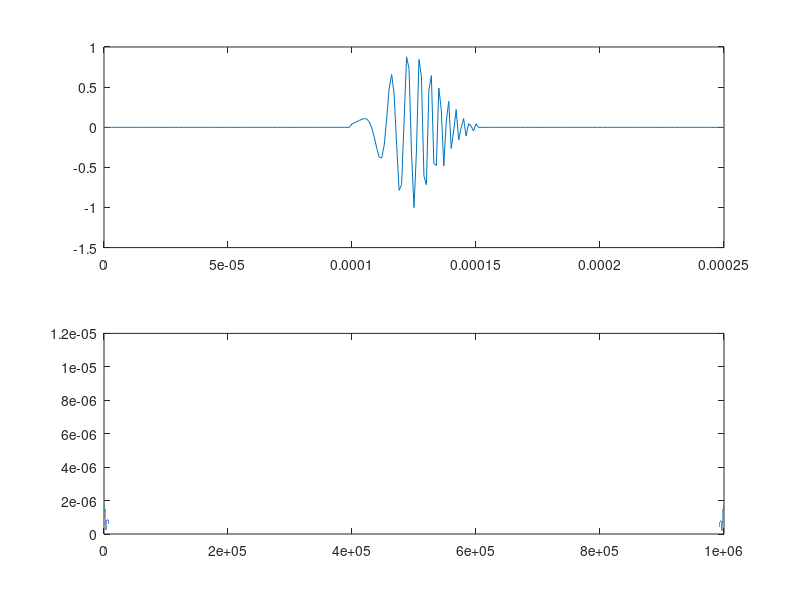

Reproduce this figure in MATLAB. (Note: this script raises an error after producing the figure.)
%% Plane wave normal incidence frequency response
reflection = true;

%% Generate the chirp pulse
fs = 1e6;
tend = 50e-6;
t = (0:1/fs:tend)';
f0 = 100e3;
f1 = 500e3;

% Real chirp
% wndw = gausswin(length(t));
% y = wndw.*chirp(t, f0, tend, f1, 'linear', 270);

% Analytic chirp
alpha = (f1-f0)/tend;
wndw = gausswin(length(t));
y = wndw.*exp(-1j*2*pi*alpha*t.^2/2);
y = [zeros(100, 1); y; zeros(100, 1)]-mean(y);
t = (0:length(y)-1)/fs';

nfft = 2^20;
% f = fftshift((-nfft/2:nfft/2-1)*fs/nfft);
f = (0:nfft-1)*fs/nfft;
Y = ifft(y, nfft);

%% Plot the pulse
figure
subplot(211)
plot(t, real(y))
subplot(212)
plot(f, abs(Y))

%% Do the whole she bang
rho_fluid = 1000;
v_fluid = 1500;
v = 0.1;
for i = 1:length(v)
    %% Fluid-fluid-fluid model
    fluid1 = struct('v', v_fluid, 'density', rho_fluid);
    % fluid1 = struct('v', 340, 'density', 1000);
    fluid3 = fluid1;
    layer = struct('v', 5850, 'density', 7850, 'vShear', 3218);
    theta = v(i);
    %theta = 1e-4;
    d = 10.15e-3;
    
    % Fluid-solid-fluid model
    model = MultiLayerModel(fluid1, layer, fluid3, d);
    
    %     tic
    %     [V, W] = analyticRT(f, theta, model);
    %     toc
    tic
    [R, T] = fluidSolidFluidReflectionCoefficient(f, theta, model);
    toc
    
    %% Convolve the pulse and the reflection coefficient
    if reflection
        TT = R(:);
    else
        TT = T(:);
    end
    
    %     x = fft(Y(:).*TT(:), nfft);
    x = conv(y, fft(TT, nfft));
    xprd = abs(ifft(x.*hann(length(x)), nfft)).^2;
    tailstart = 800;
    tailend = 1200;
    xtailprd = abs(ifft(x(tailstart:tailend).*hann(tailend-tailstart+1), nfft)).^2;
    tx = (0:length(x)-1)/fs;
    
    if i == 1
        [axEcho, axTail] = plotSignal(tx, x, tx(tailstart:tailend), x(tailstart:tailend),...
            f, xprd, xtailprd, 0.5/d*[(1:2)*layer.v, 3*layer.vShear]);
    else    
        plotSignal(tx, x, tx(tailstart:end), x(tailstart:end),...
            f, xprd, xtailprd, 0.5/d*[(1:2)*layer.v, 3*layer.vShear], axEcho, axTail);
    end
     
end
